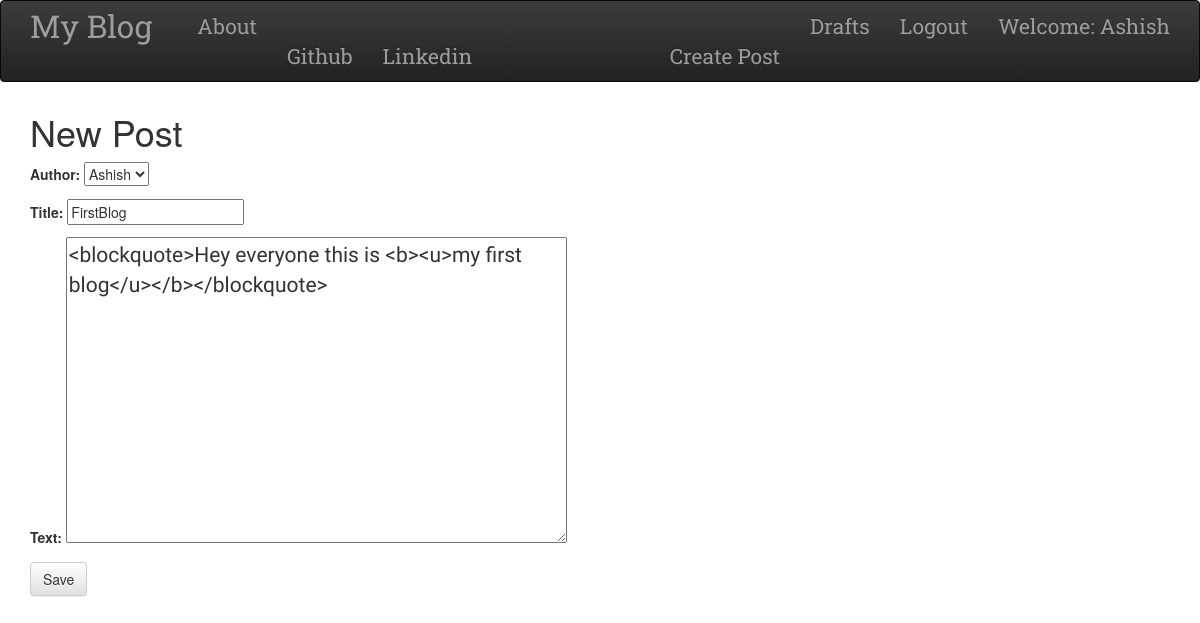
Screenshot of /post/1/edit/ (signed in) with the database file from the repository.
### blog/models.py (models this page shows, shortened)
class Post(models.Model):
    author = models.ForeignKey('auth.User',on_delete=models.CASCADE)
    title = models.CharField(max_length=264)
    text = models.TextField()
    create_date = models.DateTimeField(default=timezone.now)
    published_date = models.DateTimeField(blank=True,null=True)

### blog/views.py (the view)
# urls.py: path('post/<int:pk>/edit/',views.PostUpdateView.as_view(),name='post_edit'),
class PostUpdateView(LoginRequiredMixin,UpdateView):
    login_url = '/login/'
    redirect_field_name = 'blog/post_detail.html'
    form_class = PostForm
    model = Post

### blog/forms.py
class PostForm(forms.ModelForm):
    class Meta():
        model = Post
        fields = ('author','title','text',)
        widgets = {
            'title':forms.TextInput(attrs={'class':'textinputclass'}),
            'text':forms.Textarea(attrs={'class':'editable medium-editor-textarea postcontent'}),
        }

### blog/templates/blog/post_form.html (shortened to what this page needs)
{% extends 'blog/base.html' %}
{% block content %}
<h1>New Post</h1>
<form class="post-form" method="POST">
  {{form.as_p}}
  <button type="submit" class="save btn btn-default">Save</button>
</form>
{% endblock %}

### blog/templates/blog/base.html (shortened to what this page needs)
<!DOCTYPE html>
{% load static %}
<html lang="en" dir="ltr">
  <head>
    <link rel="stylesheet" href="https://maxcdn.bootstrapcdn.com/bootstrap/3.3.7/css/bootstrap.min.css">
    <link rel="stylesheet" href="https://maxcdn.bootstrapcdn.com/bootstrap/3.3.7/css/bootstrap-theme.min.css">
    <link rel="stylesheet" href="//cdn.jsdelivr.net/npm/medium-editor@latest/dist/css/medium-editor.min.css" type="text/css" media="screen" charset="utf-8">
    <link rel="stylesheet" href="{% static 'css/blog.css' %}">
  </head>
  <body class="loader">
    <nav class="navbar navbar-inverse techfont custom-navbar">
      <div class="container">
        <ul class="nav navbar-nav">
          <li><a class='navbar-brand bigbrand' href="{% url 'post_list' %}"</a>My Blog</li>
          <li><a href="{% url 'about' %}"</a>About</li>
          <li><a href="https://www.github.com"</a>Github</li>
          <li><a href="https://www.linkedin.com"</a>Linkedin</li>
        </ul>
        <ul class="nav navbar-nav navbar-right">
          {% if user.is_authenticated %}
            <li>
              <a href="{% url 'post_new' %}">Create Post</a>
            </li>
            <li>
              <a href="{% url 'post_draft_list' %}">Drafts</a>
            </li>
            <li>
              <a href="{% url 'logout' %}">Logout</a>
            </li>
            <li>
              <a >Welcome: {{ user.username }}</a>
            </li>
          {% else %}
          <li>
            <a class="nav navbar-right" href="{% url 'login' %}"><span class="glyphicon glyphicon-user"></span></a>
          </li>
          {% endif %}
        </ul>
      </div>
    </nav>
    <div class="content container">
      <div class="row">
        <div class="col-md-8">
          <div class="blog_posts">
            {% block content %}
            {% endblock %}
          </div>
        </div>
      </div>
    </div>
  </body>
</html>

### blog/static/css/blog.css (style rules this page uses)
.techfont { font-family: 'Roboto Slab', serif; font-size: 1.5em; margin-bottom: 10px; }
.bigbrand { font-size: 1.5em; }
.postcontent { font-family: 'Oleo Script'; font-size: 1.5em; }
.loader { filter:hue-rotate(0deg); color:linear-gradient(45deg,#0f8,#08f); animation:hue 5000ms infinite linear; }

### rows the page displays
Post: author "Ashish", title "FirstBlog", text "<blockquote>Hey everyone this is <b><u>my first blog</u></b></blockquote>"

### other values shown
{{ user.username }} "Ashish"
